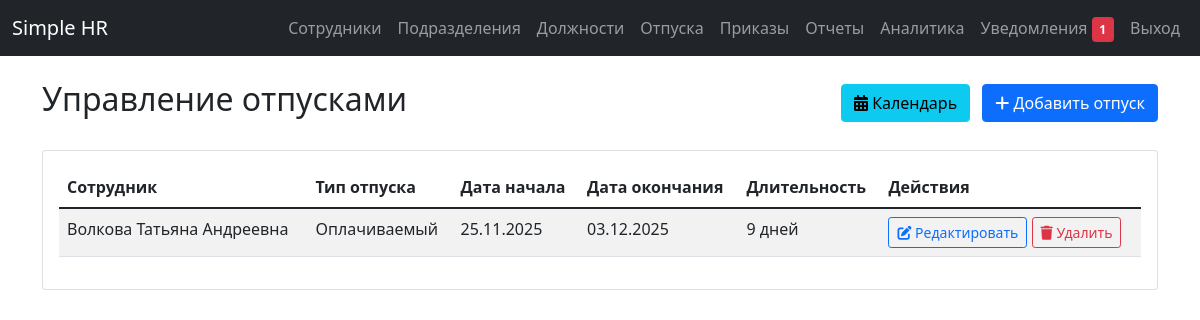
/vacations/ (signed in), run on the app's committed database.
### app/models.py (models this page shows)
class Vacation(db.Model):
    id = db.Column(db.Integer, primary_key=True)
    employee_id = db.Column(db.Integer, db.ForeignKey('employee.id'), nullable=False, index=True)
    start_date = db.Column(db.Date, nullable=False, index=True)
    end_date = db.Column(db.Date, nullable=False, index=True)
    type = db.Column(db.String(20), nullable=False, index=True)  # paid, unpaid, sick
    employee = db.relationship('Employee', backref=db.backref('vacations', lazy=True))
    __table_args__ = (
        db.Index('idx_vacation_employee_dates', 'employee_id', 'start_date', 'end_date'),
        db.Index('idx_vacation_dates_type', 'start_date', 'end_date', 'type'),
    )

class Employee(db.Model):
    id = db.Column(db.Integer, primary_key=True)
    full_name = db.Column(db.String(150), nullable=False, index=True)
    email = db.Column(db.String(120), unique=True, nullable=False, index=True)
    employee_id = db.Column(db.String(50), unique=True, nullable=False, index=True)  # табельный номер
    hire_date = db.Column(db.Date, nullable=False, index=True)
    status = db.Column(db.String(20), default='active', index=True)  # active, dismissed
    department_id = db.Column(db.Integer, db.ForeignKey('department.id'), nullable=False, index=True)
    position_id = db.Column(db.Integer, db.ForeignKey('position.id'), nullable=False, index=True)
    __table_args__ = (
        db.Index('idx_employee_status_department', 'status', 'department_id'),
        db.Index('idx_employee_hire_date_status', 'hire_date', 'status'),
    )

### app/routes/vacations.py (the view)
@bp.route('/')
@login_required
def list_vacations():
    try:
        vacations = Vacation.query.all()
        return render_template('vacations/list.html', vacations=vacations)
    except Exception as e:
        logger.error(f"Error loading vacations list: {str(e)}")
        flash('Ошибка при загрузке списка отпусков', 'error')
        return redirect(url_for('main.index'))

### app/templates/vacations/list.html (shortened to what this page needs)
{% extends "base.html" %}
{% block content %}
<div class="d-flex justify-content-between align-items-center mb-4">
    <h2>Управление отпусками</h2>
    <div>
        <a href="{{ url_for('vacations.vacation_calendar') }}" class="btn btn-info me-2">
            <i class="fas fa-calendar-alt"></i> Календарь
        </a>
        <a href="{{ url_for('vacations.create_vacation') }}" class="btn btn-primary">
            <i class="fas fa-plus"></i> Добавить отпуск
        </a>
    </div>
</div>
<div class="card">
    <div class="card-body">
        <div class="table-responsive">
            <table class="table table-striped">
                <thead>
                    <tr>
                        <th>Сотрудник</th>
                        <th>Тип отпуска</th>
                        <th>Дата начала</th>
                        <th>Дата окончания</th>
                        <th>Длительность</th>
                        <th>Действия</th>
                    </tr>
                </thead>
                <tbody>
                    {% for vacation in vacations %}
                    <tr>
                        <td>{{ vacation.employee.full_name }}</td>
                        <td>
                            {% if vacation.type == 'paid' %}
                                Оплачиваемый
                            {% elif vacation.type == 'unpaid' %}
                                Неоплачиваемый
                            {% elif vacation.type == 'sick' %}
                                Больничный
                            {% endif %}
                        </td>
                        <td>{{ vacation.start_date.strftime('%d.%m.%Y') }}</td>
                        <td>{{ vacation.end_date.strftime('%d.%m.%Y') }}</td>
                        <td>{{ (vacation.end_date - vacation.start_date).days + 1 }} дней</td>
                        <td>
                            <a href="{{ url_for('vacations.edit_vacation', id=vacation.id) }}" class="btn btn-sm btn-outline-primary">
                                <i class="fas fa-edit"></i> Редактировать
                            </a>
                            <form method="POST" action="{{ url_for('vacations.delete_vacation', id=vacation.id) }}" class="d-inline">
                                <button type="submit" class="btn btn-sm btn-outline-danger"
                                        onclick="return confirm('Вы уверены, что хотите удалить этот отпуск?')">
                                    <i class="fas fa-trash"></i> Удалить
                                </button>
                            </form>
                        </td>
                    </tr>
                    {% endfor %}
                </tbody>
            </table>
        </div>
    </div>
</div>
{% endblock %}

### data on the page
Vacation: employee.full_name "Волкова Татьяна Андреевна", type "Оплачиваемый", start_date "25.11.2025", end_date "03.12.2025", (vacation.end_date-vacation.start_date).days+1 "9"
